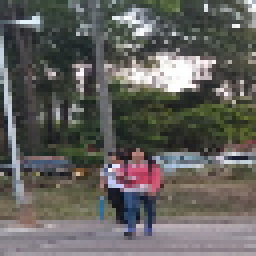
#> input picture synapse2/Data/pedestrian_data/positive (64X64)/person000018.png, 64 x 64 px (shown 4 times larger)
$ python Test_model_predictpy.py
#> lines starting #> are read from the running program, lines starting #| are printed output that depends on the picture
import cv2
import numpy as np
import pickle

def get_hog_feature(img):
    hog = cv2.HOGDescriptor()
    img_hist = hog.compute(img).reshape(1,-1)
    return img_hist

def main():
    # y = '2' y of image that use to predict
    path_image_test = 'Data/pedestrian_data/positive (64X64)/person000018.png'
    img = cv2.imread(path_image_test)
#> img is the input picture: shape (64, 64, 3); mean B, G, R 93.6, 97.3, 98.6
    #resize
    img = cv2.resize(img,(64,128))
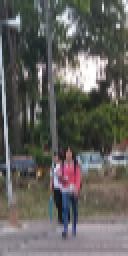
#> img: shape (128, 64, 3) (shown 2 times larger); mean B, G, R 93.7, 97.4, 98.7
    #get hog feature'
    unscaled_x = get_hog_feature(img)


    # load the model and scaler from disk
    filename_model = 'own_model/LinearSvm_car_pedestrian_classifier.sav'
    filename_scaler = 'own_model/scaler_car_pedestrian_classifier.pkl'
#> (the run stopped early here; a loop or call above may not have finished)

$ run again, with synapse2/Data/pedestrian_data/positive (64X64)/person000042.png copied over synapse2/Data/pedestrian_data/positive (64X64)/person000018.png
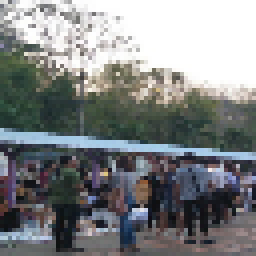
#> input picture synapse2/Data/pedestrian_data/positive (64X64)/person000042.png, 64 x 64 px (shown 4 times larger)
#> in main, img is the input picture: shape (64, 64, 3); mean B, G, R 131.1, 130.3, 127.6
#> in main, `img = cv2.resize(img,(64,128))`:
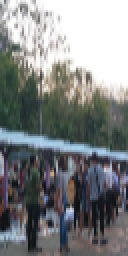
#> img: shape (128, 64, 3) (shown 2 times larger); mean B, G, R 131.2, 130.4, 127.7

$ run again, with synapse2/Data/pedestrian_data/positive (64X64)/person000057.png copied over synapse2/Data/pedestrian_data/positive (64X64)/person000018.png
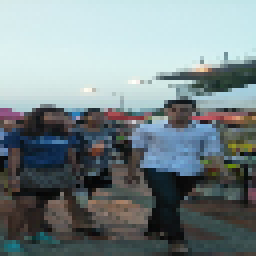
#> input picture synapse2/Data/pedestrian_data/positive (64X64)/person000057.png, 64 x 64 px (shown 4 times larger)
#> in main, img is the input picture: shape (64, 64, 3); mean B, G, R 136, 133.5, 120.4
#> in main, `img = cv2.resize(img,(64,128))`:
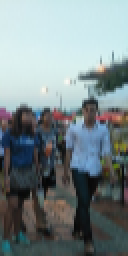
#> img: shape (128, 64, 3) (shown 2 times larger); mean B, G, R 136.1, 133.6, 120.5

$ run again, with synapse2/Data/pedestrian_data/positive (64X64)/person000063.png copied over synapse2/Data/pedestrian_data/positive (64X64)/person000018.png
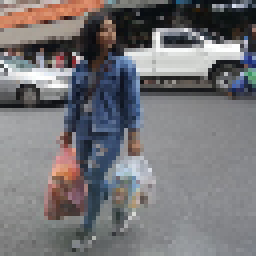
#> input picture synapse2/Data/pedestrian_data/positive (64X64)/person000063.png, 64 x 64 px (shown 4 times larger)
#> in main, img is the input picture: shape (64, 64, 3); mean B, G, R 119, 116, 117.4
#> in main, `img = cv2.resize(img,(64,128))`:
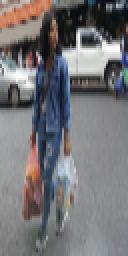
#> img: shape (128, 64, 3) (shown 2 times larger); mean B, G, R 119.1, 116.1, 117.5
